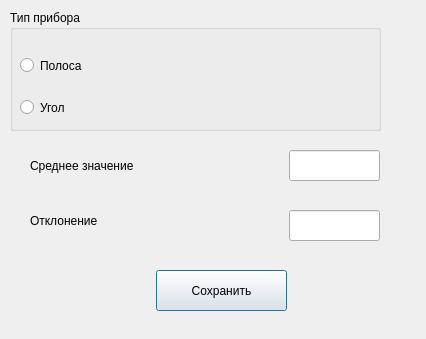
<?xml version="1.0" encoding="UTF-8"?>
<ui version="4.0">
 <class>Arrow_Pr_Dlg</class>
 <widget class="QDialog" name="Arrow_Pr_Dlg">
  <property name="geometry">
   <rect>
    <x>0</x>
    <y>0</y>
    <width>426</width>
    <height>339</height>
   </rect>
  </property>
  <property name="windowTitle">
   <string>Dialog</string>
  </property>
  <widget class="QGroupBox" name="groupBox">
   <property name="geometry">
    <rect>
     <x>10</x>
     <y>10</y>
     <width>371</width>
     <height>121</height>
    </rect>
   </property>
   <property name="font">
    <font>
     <pointsize>9</pointsize>
    </font>
   </property>
   <property name="title">
    <string>Тип прибора</string>
   </property>
   <widget class="QRadioButton" name="rbStripType">
    <property name="geometry">
     <rect>
      <x>10</x>
      <y>40</y>
      <width>131</width>
      <height>31</height>
     </rect>
    </property>
    <property name="font">
     <font>
      <pointsize>9</pointsize>
     </font>
    </property>
    <property name="text">
     <string>Полоса</string>
    </property>
   </widget>
   <widget class="QRadioButton" name="rbAngleType">
    <property name="geometry">
     <rect>
      <x>10</x>
      <y>82</y>
      <width>141</width>
      <height>31</height>
     </rect>
    </property>
    <property name="font">
     <font>
      <pointsize>9</pointsize>
     </font>
    </property>
    <property name="text">
     <string>Угол</string>
    </property>
   </widget>
  </widget>
  <widget class="QLabel" name="label_2">
   <property name="geometry">
    <rect>
     <x>30</x>
     <y>150</y>
     <width>251</width>
     <height>31</height>
    </rect>
   </property>
   <property name="font">
    <font>
     <pointsize>9</pointsize>
    </font>
   </property>
   <property name="text">
    <string>Среднее значение</string>
   </property>
  </widget>
  <widget class="QLabel" name="label_3">
   <property name="geometry">
    <rect>
     <x>30</x>
     <y>200</y>
     <width>221</width>
     <height>41</height>
    </rect>
   </property>
   <property name="font">
    <font>
     <pointsize>9</pointsize>
    </font>
   </property>
   <property name="text">
    <string>Отклонение</string>
   </property>
  </widget>
  <widget class="QPushButton" name="btnSave">
   <property name="geometry">
    <rect>
     <x>156</x>
     <y>270</y>
     <width>131</width>
     <height>41</height>
    </rect>
   </property>
   <property name="text">
    <string>Сохранить</string>
   </property>
  </widget>
  <widget class="QLineEdit" name="leDeltaVal">
   <property name="geometry">
    <rect>
     <x>289</x>
     <y>210</y>
     <width>91</width>
     <height>31</height>
    </rect>
   </property>
  </widget>
  <widget class="QLineEdit" name="leMidVal">
   <property name="geometry">
    <rect>
     <x>289</x>
     <y>150</y>
     <width>91</width>
     <height>31</height>
    </rect>
   </property>
  </widget>
 </widget>
 <resources/>
 <connections/>
</ui>
